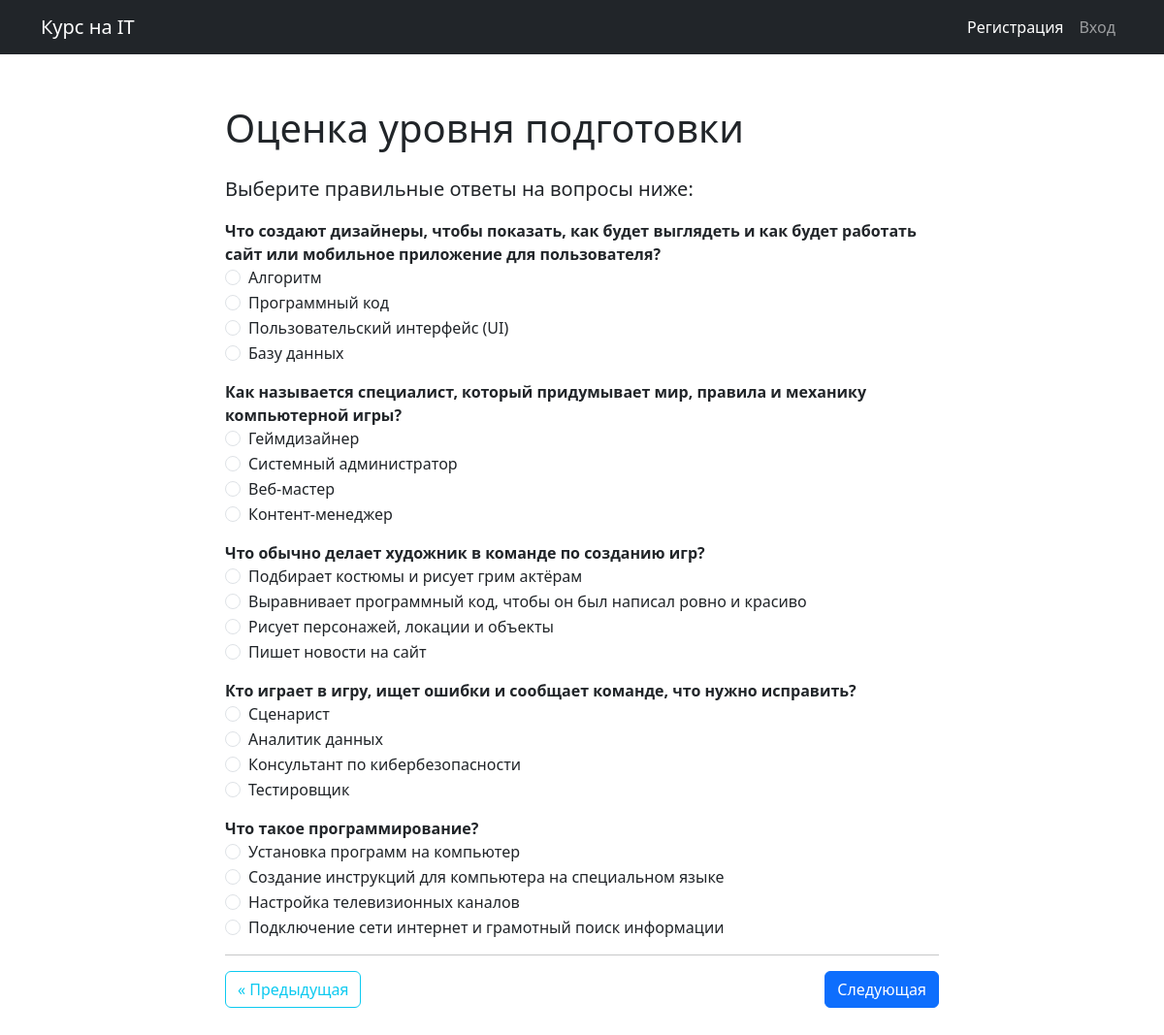
The page /block1/page2/ (signed in) on the database its author committed.
### primary_test/models.py (models this page shows, shortened)
class Question(models.Model):
    text = models.CharField(max_length=255, db_index=True)
    test_type = models.CharField(max_length=50, choices=TEST_TYPES)
    block = models.ForeignKey(Block, on_delete=models.CASCADE, default=1)
    options = models.ManyToManyField('AnswerOption', related_name='linked_questions')

class AnswerOption(models.Model):
    question = models.ForeignKey(Question, on_delete=models.CASCADE)
    option_text = models.CharField(max_length=255, verbose_name="Вариант ответа")
    is_correct = models.BooleanField(default=False, verbose_name="Правильный ответ?")

### primary_test/views.py (the view, shortened to what this page needs)
# urls.py: path('block1/page<int:page>/', block1_test_view, name='block1_test'),
@login_required
def block1_test_view(request, page=1):
    block_obj = get_object_or_404(Block, number=1)  # Получаем объект первого блока
    session_key = f"questions_order_{block_obj.number}_{request.user.id}"
    if session_key not in request.session:
        all_questions = list(Question.objects.filter(block=block_obj))
        random.shuffle(all_questions)
        request.session[session_key] = [q.id for q in all_questions]  # Сохраняем только идентификаторы
    ordered_questions_ids = request.session[session_key]
    ordered_questions = Question.objects.filter(id__in=ordered_questions_ids).order_by()
    total_pages = math.ceil(len(ordered_questions) / QUESTIONS_PER_PAGE)
    start_idx = (page - 1) * QUESTIONS_PER_PAGE
    end_idx = min(start_idx + QUESTIONS_PER_PAGE, len(ordered_questions))
    current_questions = ordered_questions[start_idx:end_idx]
    saved_answers = request.session.get(f'saved_answers_{block_obj.number}', {})
    prepared_questions = []
    for question in current_questions:
        options = []
        for option in question.answeroption_set.all():
            checked = str(saved_answers.get(str(question.id), '')) == str(option.id)
            options.append((option, checked))
        prepared_questions.append((question, options))
    context = {
        'prepared_questions': prepared_questions,
        'page': page,
        'total_pages': total_pages
    }
    return render(request, 'primary_test/block1_test.html', context)

### primary_test/templates/primary_test/block1_test.html (shortened to what this page needs)
{% extends 'base.html' %}
{% block content %}
<div class="row justify-content-md-center">
    <div class="col-lg-8 col-md-10">
        <h1 class="mb-4">Оценка уровня подготовки</h1>
        <p class="lead">Выберите правильные ответы на вопросы ниже:</p>
        <form action="{% url 'primary_test:block1_test' page=page %}" method="post">
            {% for question, options in prepared_questions %}
                <div class="mb-3">
                    <label class="fw-bold">{{ question.text }}</label>
                    <div class="radio-group">
                        {% for option, checked in options %}
                            <div class="form-check">
                                <input class="form-check-input" type="radio" name="question_{{ question.id }}" id="option_{{ option.id }}" value="{{ option.id }}" {% if checked %}checked{% endif %}>
                                <label class="form-check-label" for="option_{{ option.id }}">{{ option.option_text }}</label>
                            </div>
                        {% endfor %}
                    </div>
                </div>
            {% endfor %}
            <hr />
            <div class="d-flex justify-content-between align-items-center">
                {% if page > 1 %}
                    <a href="{% url 'primary_test:block1_test' page=page|add:'-1' %}" class="btn btn-outline-info">« Предыдущая</a>
                {% endif %}
                {% if page < total_pages %}
                    <button type="submit" class="btn btn-primary">Следующая</button>
                {% else %}
                    <button type="submit" class="btn btn-success">Отправить и перейти ко второму блоку</button>
                {% endif %}
            </div>
        </form>
    </div>
</div>
{% endblock %}

### diagnostic/templates/base.html (style rules this page uses)
body { padding-top: 60px; }

### rows shown on the page
Question: text "Что создают дизайнеры, чтобы показать, как будет выглядеть и как будет работать сайт или мобильное приложение для пользователя?"
AnswerOption: option_text "Алгоритм"
AnswerOption: option_text "Программный код"
AnswerOption: option_text "Пользовательский интерфейс (UI)"
AnswerOption: option_text "Базу данных"
Question: text "Как называется специалист, который придумывает мир, правила и механику компьютерной игры?"
AnswerOption: option_text "Геймдизайнер"
AnswerOption: option_text "Системный администратор"
AnswerOption: option_text "Веб-мастер"
AnswerOption: option_text "Контент-менеджер"
Question: text "Что обычно делает художник в команде по созданию игр?"
AnswerOption: option_text "Подбирает костюмы и рисует грим актёрам"
AnswerOption: option_text "Выравнивает программный код, чтобы он был написал ровно и красиво"
AnswerOption: option_text "Рисует персонажей, локации и объекты"
AnswerOption: option_text "Пишет новости на сайт"
Question: text "Кто играет в игру, ищет ошибки и сообщает команде, что нужно исправить?"
AnswerOption: option_text "Сценарист"
AnswerOption: option_text "Аналитик данных"
AnswerOption: option_text "Консультант по кибербезопасности"
AnswerOption: option_text "Тестировщик"
Question: text "Что такое программирование?"
AnswerOption: option_text "Установка программ на компьютер"
AnswerOption: option_text "Создание инструкций для компьютера на специальном языке"
AnswerOption: option_text "Настройка телевизионных каналов"
AnswerOption: option_text "Подключение сети интернет и грамотный поиск информации"
